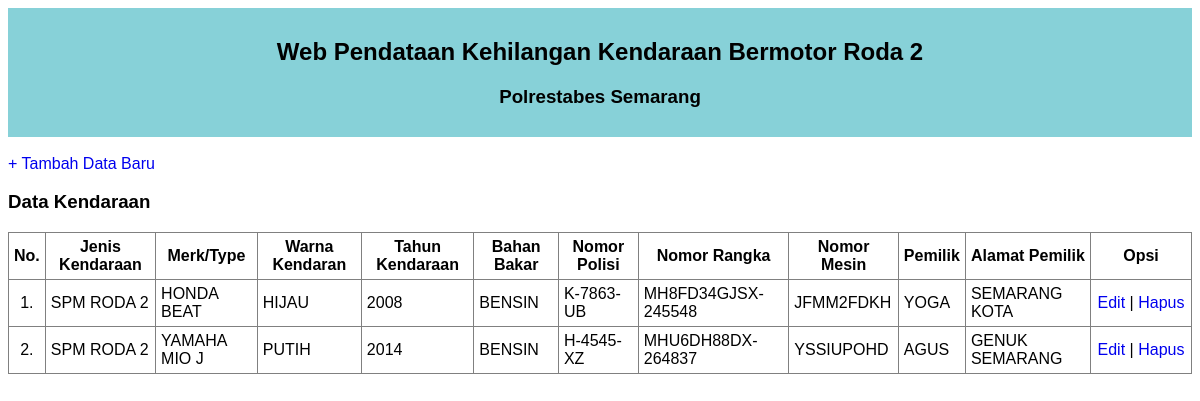
The page / on the database its author committed.
### tables this page shows
CREATE TABLE `kendaraan` (
  `id` int(11) NOT NULL,
  `jenis` varchar(50) NOT NULL,
  `merk` varchar(80) NOT NULL,
  `warna` varchar(50) NOT NULL,
  `tahun` varchar(4) NOT NULL,
  `bbm` varchar(80) NOT NULL,
  `nopol` varchar(80) NOT NULL,
  `norangka` varchar(80) NOT NULL,
  `nomesin` varchar(80) NOT NULL,
  `pemilik` varchar(80) NOT NULL,
  `alamat` text NOT NULL
);

### index.php (the view, shortened to what this page needs)
<!DOCTYPE html>
<html>
<head>
	<link rel="stylesheet" type="text/css" href="style.css">
</head>
<body>
	<div class="judul">
		<h2>Web Pendataan Kehilangan Kendaraan Bermotor Roda 2</h2>
		<h3>Polrestabes Semarang</h3>
	</div>
	<br />
	<a href="form_tambah.php">+ Tambah Data Baru</a>
	<h3>Data Kendaraan</h3>
	<div style="overflow: auto;">
		<table border="1" class="table">
			<tr>
				<th>No.</th>
				<th>Jenis Kendaraan</th>
				<th>Merk/Type</th>
				<th>Warna Kendaran</th>
				<th>Tahun Kendaraan</th>
				<th>Bahan Bakar</th>
				<th>Nomor Polisi</th>
				<th>Nomor Rangka</th>
				<th>Nomor Mesin</th>
				<th>Pemilik</th>
				<th>Alamat Pemilik</th>
				<th>Opsi</th>
			</tr>
			<?php
			$query = mysql_query("SELECT * FROM kendaraan") or die(mysql_error());
			$nomor = 1;
			while($data = mysql_fetch_array($query)) { ?>
				<tr>
					<td align="center"><?php echo $nomor++; ?>.</td>
					<td><?php echo $data['jenis']; ?></td>
					<td><?php echo $data['merk']; ?></td>
					<td><?php echo $data['warna']; ?></td>
					<td><?php echo $data['tahun']; ?></td>
					<td><?php echo $data['bbm']; ?></td>
					<td><?php echo $data['nopol']; ?></td>
					<td><?php echo $data['norangka']; ?></td>
					<td><?php echo $data['nomesin']; ?></td>
					<td><?php echo $data['pemilik']; ?></td>
					<td><?php echo $data['alamat']; ?></td>
					<td width="90px" align="center">
						<a href="form_edit.php?id=<?php echo $data['id']; ?>">Edit</a> |
						<a href="proses_hapus.php?id=<?php echo $data['id']; ?>" onclick="return confirm('Yakin hapus data?')">Hapus</a>
					</td>
				</tr>
			<?php
			} ?>
		</table>
	</div>
</body>
</html>

### style.css (style rules this page uses)
body { font-family: 'Gill Sans', 'Gill Sans MT', Calibri, 'Trebuchet MS', sans-serif; }
.judul { background: #87D1D8; padding: 10px; text-align: center; }
a { text-decoration: none; }
.table { border-collapse: collapse; }
.table tr th, .table tr td { padding: 5px; }

### rows shown on the page
kendaraan: jenis "SPM RODA 2", merk "HONDA BEAT", warna "HIJAU", tahun "2008", bbm "BENSIN", nopol "K-7863-UB", norangka "MH8FD34GJSX-245548", nomesin "JFMM2FDKH", pemilik "YOGA", alamat "SEMARANG KOTA"
kendaraan: jenis "SPM RODA 2", merk "YAMAHA MIO J", warna "PUTIH", tahun "2014", bbm "BENSIN", nopol "H-4545-XZ", norangka "MHU6DH88DX-264837", nomesin "YSSIUPOHD", pemilik "AGUS", alamat "GENUK SEMARANG"
